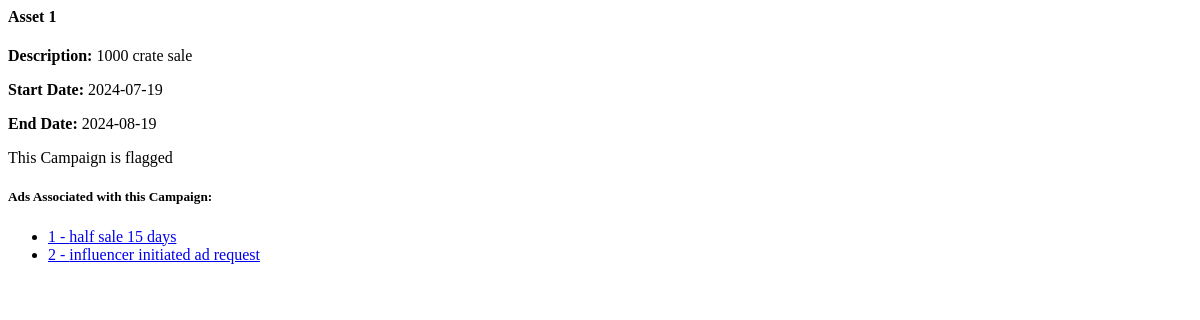
The app's page /campaign_details/1 (signed in), older data.
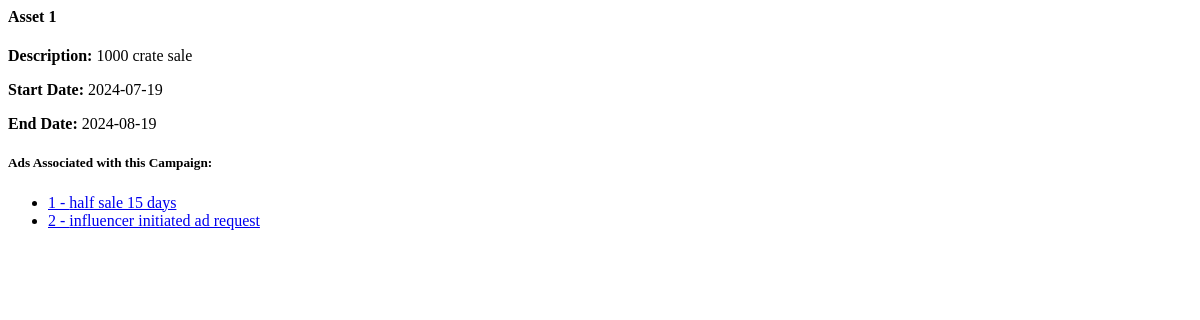
The same page, newer data.
### app/routes.py (the view)
@main.route('/campaign_details/<int:campaign_id>', methods=['GET'])
@login_required
def campaign_details(campaign_id):
    print(campaign_id)
    campaign = Campaign.query.get_or_404(campaign_id)
    public_influencer = User.query.filter_by(username='Public').first()
    if current_user.role == "influencer":
        ads = AdRequest.query.filter(
            AdRequest.campaign_id == campaign.id,
            or_(
                AdRequest.influencer_id == current_user.id,
                AdRequest.influencer_id == public_influencer.id
            )
        ).all()
    elif current_user.role == "sponsor":
        ads = AdRequest.query.filter_by(campaign_id=campaign.id).all()
    elif current_user.role == "admin":
        ads = AdRequest.query.filter_by(campaign_id=campaign.id).all()
    return render_template('campaign_details.html', campaign=campaign, ads=ads)

### app/models.py (called while the page is built)
@login_manager.user_loader
def load_user(user_id):
    return User.query.get(int(user_id))

### app/templates/campaign_details.html
<div>
    <h4>{{ campaign.name }}</h4>
    <p><strong>Description:</strong> {{ campaign.description }}</p>
    <p><strong>Start Date:</strong> {{ campaign.start_date }}</p>
    <p><strong>End Date:</strong> {{ campaign.end_date }}</p>
    {% if campaign.flag == 1 %}
        <p class="text-danger">This Campaign is flagged</p>
    {% endif %}
    <h5>Ads Associated with this Campaign:</h5>
    <ul>
        {% for ad in ads %}
            <li>
                <a href="#" data-toggle="modal" data-target="#adRequestModal" data-id="{{ ad.id }}">
                    {{ ad.id }} - {{ ad.requirements }}
                </a>
            </li>
        {% endfor %}
    </ul>
</div>

Row changes from the older to the newer data that the page shows:
changed Campaign "Asset 1": flag True → False (drawn)
Text that changed along with them:
text no longer shown: "This Campaign is flagged"
